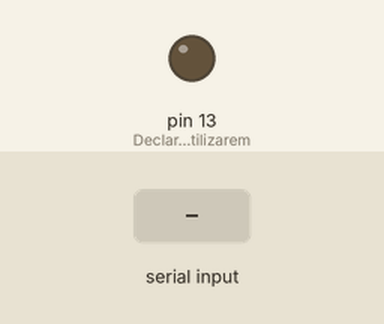
Bench run of a sketch on a simulated Arduino Uno, built with avr-gcc and run on an emulated ATmega328P. Parts: output pins drawn as LEDs (lit = HIGH). The test bench sets the inputs (shaded band).

Above: at 1.2 s.
1.3 s: "1" received over Serial
At 2.3 s:
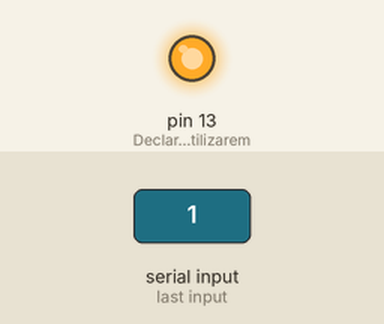
2.8 s: "0" received over Serial
At 3.4 s:
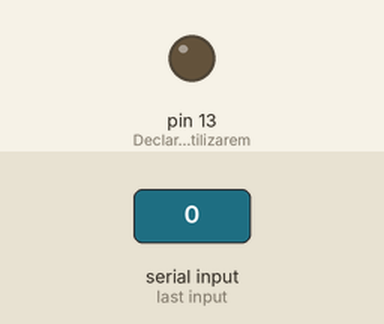
Timing chart, 0 to 5.8 s (numbered marks = the images above; inputs shaded):
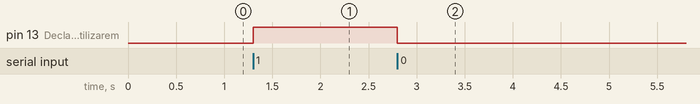

The sketch:

ArduinoSwitch.ino
```cpp
/*
-------------------------
| Arduino Switch v1.0.0 |        Diseñado por Antony García González, del Panama Hitek Creative Team
-------------------------
Una sencilla aplicación para el encendido de un LED con Arduino y Java. El LED se conecta al pin 13 del Arduino
y desde una interface con dos botones en Java se cambia el estado del LED.

https://github.com/PanamaHitek/ArduinoSwitch
Un video con este ejemplo funcionando está disponible en la siguiente dirección:
https://www.youtube.com/watch?v=9youHjA_fWA
*/

int input;

void setup() {
  pinMode(13, OUTPUT); // Declaramos que utilizaremos el pin 13 como salida
  Serial.begin(9600); //Se inicia la comunicación serie
}

void loop() {
  if (Serial.available() > 0) {

    input = Serial.read();

    if (input == '1') {

      digitalWrite(13, HIGH); //Si el valor de input es 1, se enciende el LED

    }
    else
    {

      digitalWrite(13, LOW); //Si el valor de input es diferente de 1, se apaga el LED

    }

  }
}
```

Measured:
- after the input at 1.3 s, pin 13 (Declaramos_que_utilizarem): LOW → HIGH at once
- after the input at 2.8 s, pin 13 (Declaramos_que_utilizarem): HIGH → LOW at once
